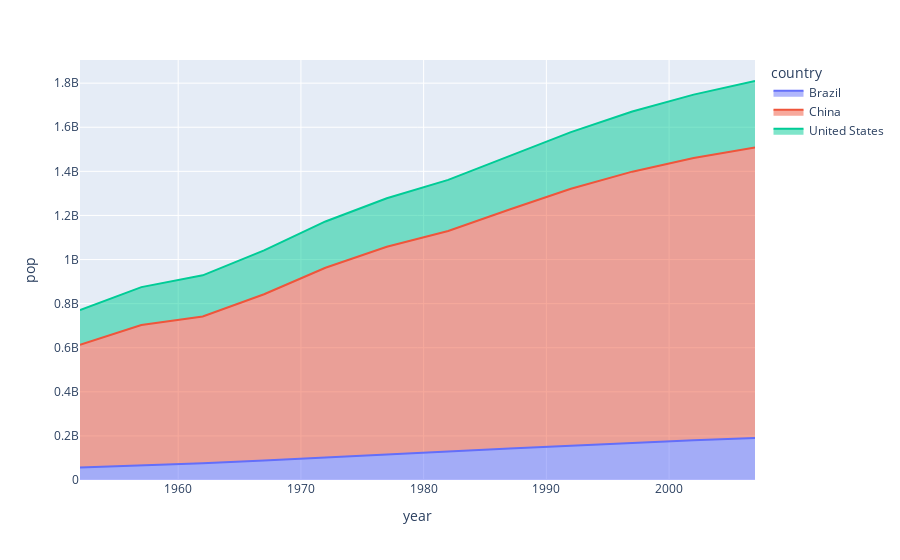

Notebook cell for this chart:
### Code cell
px.area(df, x='year', y='pop', color='country')

### Figure 1 — Plotly figure (JSON) as saved in the notebook; plotly's stock layout.template omitted (floating-point values rounded to 4 significant figures)
{"data": [{"fillpattern": {"shape": ""}, "hovertemplate": "country=Brazil<br>year=%{x}<br>pop=%{y}<extra></extra>", "legendgroup": "Brazil", "line": {"color": "#636efa"}, "marker": {"symbol": "circle"}, "mode": "lines", "name": "Brazil", "orientation": "v", "showlegend": true, "stackgroup": "1", "type": "scatter", "x": [1952, 1957, 1962, 1967, 1972, 1977, 1982, 1987, 1992, 1997, 2002, 2007], "xaxis": "x", "y": [56602560, 65551171, 76039390, 88049823, 100840058, 114313951, 128962939, 142938076, 155975974, 168546719, 179914212, 190010647], "yaxis": "y"}, {"fillpattern": {"shape": ""}, "hovertemplate": "country=China<br>year=%{x}<br>pop=%{y}<extra></extra>", "legendgroup": "China", "line": {"color": "#EF553B"}, "marker": {"symbol": "circle"}, "mode": "lines", "name": "China", "orientation": "v", "showlegend": true, "stackgroup": "1", "type": "scatter", "x": [1952, 1957, 1962, 1967, 1972, 1977, 1982, 1987, 1992, 1997, 2002, 2007], "xaxis": "x", "y": [556263527, 637408000, 665770000, 754550000, 862030000, 943455000, 1000281000, 1084035000, 1164970000, 1230075000, 1280400000, 1318683096], "yaxis": "y"}, {"fillpattern": {"shape": ""}, "hovertemplate": "country=United States<br>year=%{x}<br>pop=%{y}<extra></extra>", "legendgroup": "United States", "line": {"color": "#00cc96"}, "marker": {"symbol": "circle"}, "mode": "lines", "name": "United States", "orientation": "v", "showlegend": true, "stackgroup": "1", "type": "scatter", "x": [1952, 1957, 1962, 1967, 1972, 1977, 1982, 1987, 1992, 1997, 2002, 2007], "xaxis": "x", "y": [157553000, 171984000, 186538000, 198712000, 209896000, 220239000, 232187835, 242803533, 256894189, 272911760, 287675526, 301139947], "yaxis": "y"}], "layout": {"legend": {"title": {"text": "country"}, "tracegroupgap": 0}, "margin": {"t": 60}, "xaxis": {"anchor": "y", "domain": [0, 1], "title": {"text": "year"}}, "yaxis": {"anchor": "x", "domain": [0, 1], "title": {"text": "pop"}}}}
